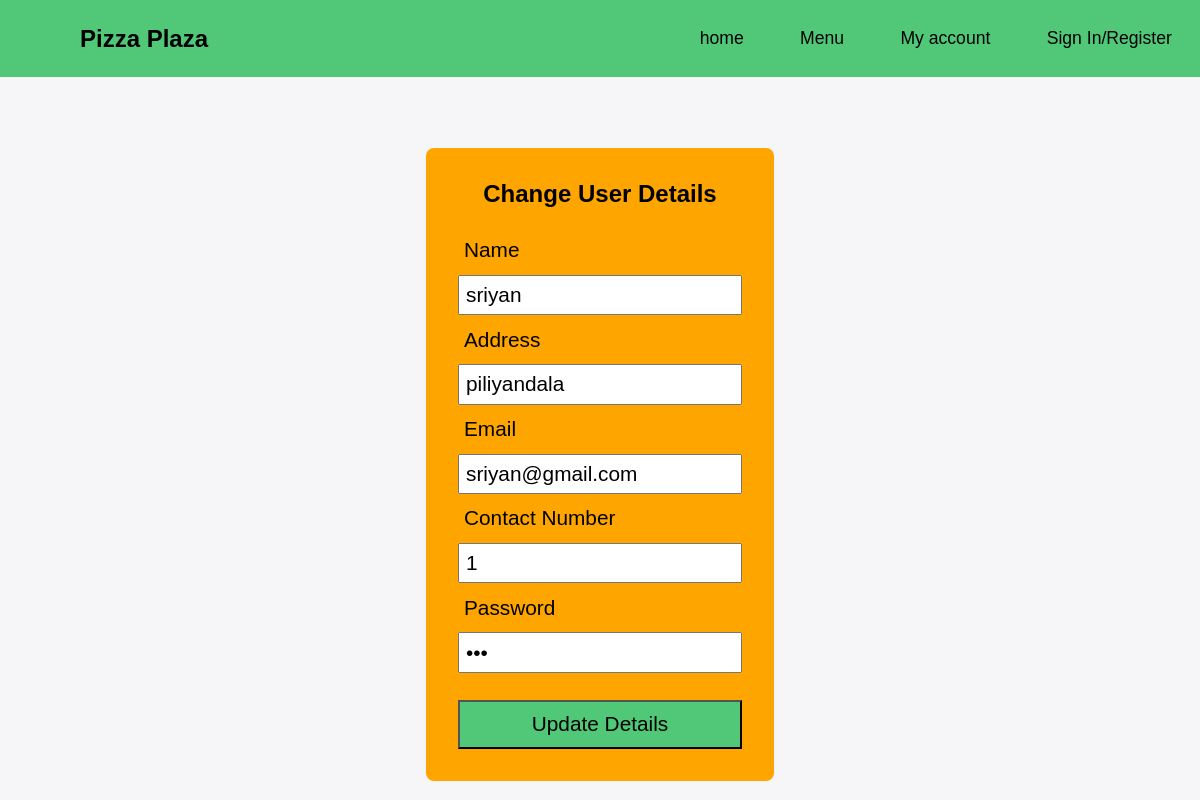
Screenshot of /changeDetails.php (signed in) with the database file from the repository.
### tables this page shows
CREATE TABLE IF NOT EXISTS `tbluser` (
  `name` varchar(100) NOT NULL,
  `email` varchar(200) NOT NULL,
  `address` varchar(200) NOT NULL,
  `phone` varchar(20) NOT NULL,
  `password` varchar(20) NOT NULL,
  `type` int NOT NULL DEFAULT '0',
  PRIMARY KEY (`email`)
);

### changeDetails.php (the view, shortened to what this page needs)
<!DOCTYPE html>
<html lang="en">
<head>
</head>
<body>
<header class="navbar">
        <div class="logo">
            <img src="./images/icons/logo.png" alt="" class="logo-image">
            <span class="logo-name">Pizza Plaza</span>
        </div>
        <div class="nav-links">
            <ul>
              <li><a href="./home.html">home</a></li>
              <li><a href="./menu.php">Menu</a></li>
              <li><a href="./userAccount.php">My account</a></li>
              <li><a href="login.php">Sign In/Register</a></li>
            </ul>
        </div>
</header>
<h2>Change User Details</h2>
<?php
    $con = mysqli_connect("localhost","root","","pizzaplaza");
    $sql = "SELECT * FROM `tbluser` WHERE  `email` = '".$_SESSION["userName"]."'";
    $result = mysqli_query($con,$sql);
    $row = mysqli_fetch_assoc($result);
?>
<main>
<div class="container">
<h2>Change User Details</h2>
    <form action="changeDetails.php" method="post" enctype="multipart/form-data">
        <label >Name</label>
        <input  class="inputBox" class="inputBox" type="text"  name="txtName" value="<?php echo $row["name"]; ?>" >
        <label >Address</label>
        <input  class="inputBox" type="text"  name="txtAddress" id="txtAddress" value="<?php echo $row["address"]; ?>" />
        <label >Email</label>
        <input  class="inputBox" type="email"  name="txtEmail" id="txtEmail" value="<?php echo $row["email"]; ?>"/>
        <label >Contact Number</label>
        <input  class="inputBox" type="number"  name="txtContactNo" id="txtContactNo" pattern="[0-9]{10}"  value="<?php echo $row["phone"]; ?>"/>
        <label >Password</label>
        <input  class="inputBox" type="password" id="txtPassword" name="txtPassword" value="<?php echo $row["password"]; ?>"/>
        <button  class="inputBox" id="btnSubmit" name="btnSubmit" type="submit">Update Details</button>
    </form>
</div>
</main>
</body>
</html>

### changeDetails.php (style rules this page uses)
html { font-size: 16px; }
* { padding: 0; margin: 0; box-sizing: border-box; font-family: 'Manrope', sans-serif; }
body { background: #f6f5f7; }
.logo-image { display: block; width: 5rem; padding: 0.5rem; }
.logo-name { font-size: 1.5rem; font-weight: 700; }
.logo { display: flex; align-items: center; }
.navbar { display: flex; background-color: rgb(80, 200, 120); justify-content: space-between; align-items: center; position: fixed; width: 100%; }
.nav-links { height: 100%; }
.nav-links ul { list-style: none; display: flex; }
.nav-links li a { font-size: 1.1rem; display: block; text-decoration: none; padding: 1.6em ; color: black; font-weight: 500; }
img { display: block; }
main { display: flex; justify-content: center; width: 100%; padding:5em 0.5em 0 0.5em; }
h2 { margin-bottom: 1em; text-align: center; }
form { display: flex; flex-direction: column; }
form>* { padding: 0.3em 0.3em ; margin-bottom: 0.3em; display: block; font-size: 1.3em; }
.container { padding: 2em; margin-top: 1em; display: flex; flex-direction: column; background-color:rgb(255,165,0); border-radius: 0.5em; }
.inputBox { font-size: 1.3em; }
#btnSubmit { padding: 0.5em; background-color: rgb(80, 200, 120); margin: 1em 0 0 0; }

### rows the page displays
tbluser: txtName "sriyan", txtAddress "piliyandala", txtEmail "sriyan@gmail.com", txtContactNo "1"
